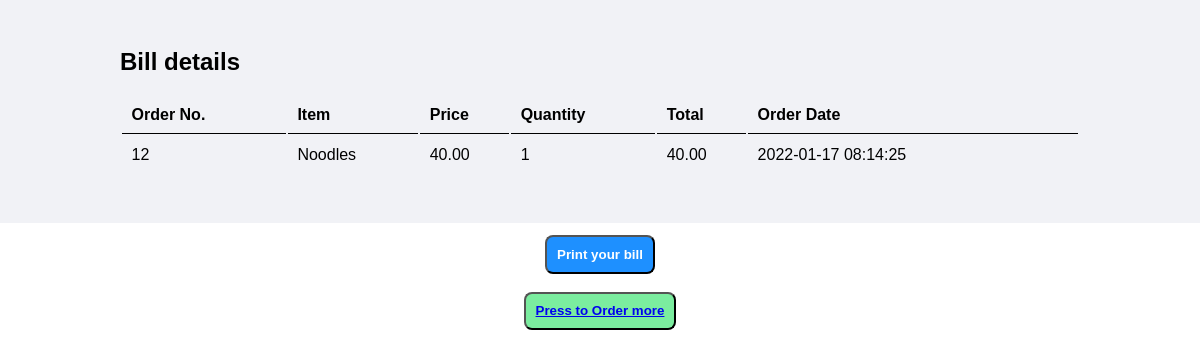
The app's page /bill.php?ord_id=12 with its own data.
### tables this page shows
CREATE TABLE `tbl_order` (
  `id` int(10) UNSIGNED NOT NULL,
  `food` varchar(150) NOT NULL,
  `price` decimal(10,2) NOT NULL,
  `qty` int(11) NOT NULL,
  `total` decimal(10,2) NOT NULL,
  `order_date` datetime NOT NULL,
  `ord_status` varchar(50) NOT NULL,
  `customer_name` varchar(150) NOT NULL,
  `customer_contact` varchar(20) NOT NULL,
  `customer_email` varchar(150) NOT NULL
);

### bill.php (the view, shortened to what this page needs)
<?php include('config/constants.php'); ?>
<html lang="en">
<head>
    <link rel="stylesheet" href="./css/admin.css">
</head>
<body>
<div class="main-content">
    <div class="wrapper">
        <h2 >Bill details</h2>
        <br>
        <table class="tbl-full">
            <tr>
                <th>Order No.</th>
                <th>Item</th>
                <th>Price</th>
                <th>Quantity</th>
                <th>Total</th>
                <th>Order Date</th>
            </tr>
            <?php
                $order_id = $_GET['ord_id'];
                $sql = "SELECT * FROM tbl_order WHERE id= $order_id";
                $res = mysqli_query($conn, $sql);
                if($res == TRUE){
                    $row = mysqli_fetch_assoc($res);
                    $food = $row['food'];
                    $price = $row['price'];
                    $qty = $row['qty'];
                    $total = $row['total'];
                    $order_date = $row['order_date'];
                    ?>
                    <tr>
                        <td><?php echo $order_id ?></td>
                        <td><?php echo $food ?></td>
                        <td><?php echo $price?></td>
                        <td><?php echo $qty ?></td>
                        <td><?php echo $total ?></td>
                        <td><?php echo $order_date ?></td>
                    </tr>
                    <?php
                }
                else
                {
                }
            ?>
        </table>
    </div>
</div>
<div class="wrapper text-center">
    <button onclick="window.print()" class="btn btn-primary"><p>Print your bill</p></button>
    <br><br>
    <button class="btn btn-secondary">
         <a href="<?php echo SITEURL ; ?>">Press to Order more</a>
        </button>
</div>
</body>
</html>

### css/admin.css (style rules this page uses)
* { margin: 0; padding: 0; font-family: Arial, Helvetica, sans-serif; }
.wrapper { padding: 1%; width: 80%; margin: 0 auto; }
.text-center { text-align: center; }
.tbl-full { width: 100%; }
table tr th { border-bottom: 1px solid black; padding: 1%; text-align: left; }
table tr td { padding: 1%; }
.btn-primary { background-color: #1e90ff; padding: 1%; color: white; text-decoration: none; font-weight: bold; border-radius: 8px; }
.btn-secondary { background-color: #7bed9f; padding: 1%; color: black; text-decoration: none; font-weight: bold; border-radius: 8px; }
.main-content { background-color: #f1f2f6; padding: 3% 0; }

### records on screen
tbl_order: food "Noodles", price "40.00", qty "1", total "40.00", order_date "2022-01-17 08:14:25"

### other values on screen
$order_id "12"
